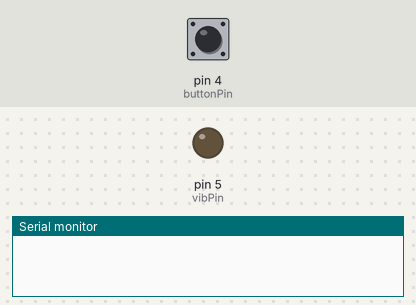
Bench run of a sketch on a simulated Arduino Uno, built with avr-gcc and run on an emulated ATmega328P. Shown: output pins drawn as LEDs (lit = HIGH), the last lines printed to the serial monitor. Inputs (shaded band) come from the test bench; at power-on: pin 4 (buttonPin) HIGH.

Above: at 1.2 s.
1.3 s: pin 4 (buttonPin) pulled LOW for 0.15 s
At 7.1 s:
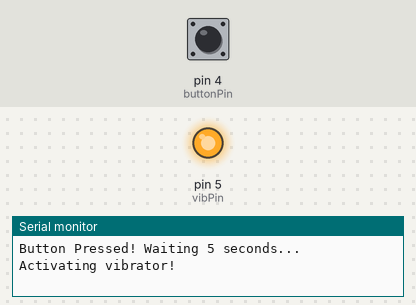
7.4 s: pin 4 (buttonPin) pulled LOW for 1 s
At 15.2 s:
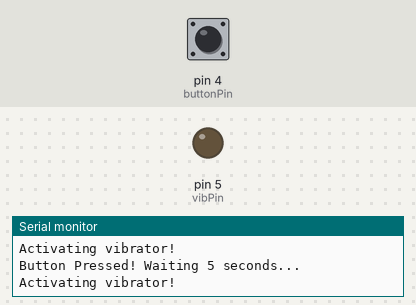
Timing chart, 0 to 16.7 s (numbered marks = the images above; inputs shaded):
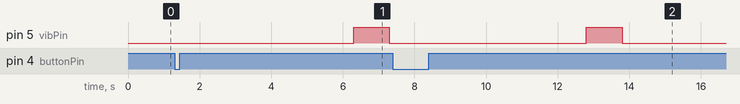

The sketch:

response.ino
```cpp
int buttonPin = 4;   // Button input pin
int vibPin    = 5;   // Vibrator output pin

void setup() {
  Serial.begin(115200);
  pinMode(buttonPin, INPUT_PULLUP);  // button with pull-up
  pinMode(vibPin, OUTPUT);           // vibrator as output
  digitalWrite(vibPin, LOW);         // vibrator off initially
}

void loop() {
  int buttonState = digitalRead(buttonPin);

  if (buttonState == LOW) {
    Serial.println("Button Pressed! Waiting 5 seconds...");

    delay(5000);  // wait 10 seconds

    Serial.println("Activating vibrator!");
    digitalWrite(vibPin, HIGH);   // Vibrator ON
    delay(1000);                  // Vibrate 1s
    digitalWrite(vibPin, LOW);    // Vibrator OFF

    delay(500); // debounce so it doesn’t re-trigger immediately
  }
}
```

Measured:
- after the input at 1.3 s, pin 5 (vibPin): LOW → HIGH after 5.0 s, → LOW 1.0 s later
- after the input at 7.4 s, pin 5 (vibPin): LOW → HIGH after 5.4 s, → LOW 1.0 s later
